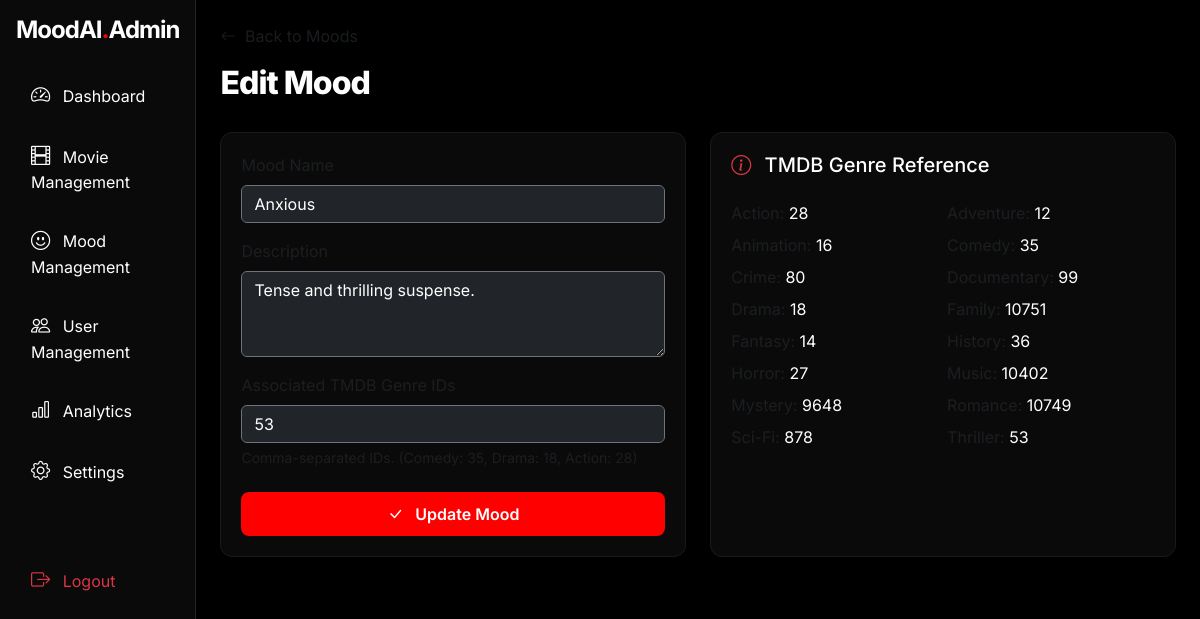
The app's page /admin/moods/add_edit.php?id=5 (signed in) with its own data.
### tables this page shows
CREATE TABLE IF NOT EXISTS `moods` (
  `id` int(11) NOT NULL AUTO_INCREMENT,
  `name` varchar(50) NOT NULL UNIQUE,
  `description` text DEFAULT NULL,
  `associated_genres` varchar(100) DEFAULT NULL,  
  `created_at` datetime DEFAULT CURRENT_TIMESTAMP,
  PRIMARY KEY (`id`)
);

### admin/moods/add_edit.php (the view, shortened to what this page needs)
<?php
require_once '../includes/admin_header.php';
$id = $_GET['id'] ?? null;
$mood = [
    'name' => '',
    'description' => '',
    'associated_genres' => ''
];
if ($id) {
    $stmt = $pdo->prepare("SELECT * FROM moods WHERE id = ?");
    $stmt->execute([$id]);
    $mood = $stmt->fetch();
}
?>
<div class="mb-4">
    <a href="index.php" class="text-muted text-decoration-none"><i class="bi bi-arrow-left me-1"></i> Back to Moods</a>
    <h2 class="section-title mt-3"><?php echo $id ? 'Edit Mood' : 'Add New Mood'; ?></h2>
</div>
<div class="row">
    <div class="col-lg-6">
        <div class="premium-card">
            <form method="POST">
                <div class="mb-3">
                    <label class="form-label text-muted">Mood Name</label>
                    <input type="text" name="name" class="form-control bg-dark text-white border-secondary"
                           value="<?php echo htmlspecialchars($mood['name']); ?>" required placeholder="e.g. Happy">
                </div>
                <div class="mb-3">
                    <label class="form-label text-muted">Description</label>
                    <textarea name="description" class="form-control bg-dark text-white border-secondary"
                              rows="3" placeholder="Describe the mood..."><?php echo htmlspecialchars($mood['description']); ?></textarea>
                </div>
                <div class="mb-3">
                    <label class="form-label text-muted">Associated TMDB Genre IDs</label>
                    <input type="text" name="associated_genres" class="form-control bg-dark text-white border-secondary"
                           value="<?php echo htmlspecialchars($mood['associated_genres']); ?>" placeholder="e.g. 35, 12">
                    <div class="form-text text-muted">Comma-separated IDs. (Comedy: 35, Drama: 18, Action: 28)</div>
                </div>
                <div class="d-grid mt-4">
                    <button type="submit" class="btn btn-premium">
                        <i class="bi bi-check-lg me-2"></i> <?php echo $id ? 'Update Mood' : 'Create Mood'; ?>
                    </button>
                </div>
            </form>
        </div>
    </div>
    <div class="col-lg-6">
        <div class="premium-card h-100">
            <h5 class="mb-4"><i class="bi bi-info-circle me-2 text-danger"></i> TMDB Genre Reference</h5>
            <div class="row g-2">
                <div class="col-6"><span class="text-muted">Action:</span> 28</div>
                <div class="col-6"><span class="text-muted">Adventure:</span> 12</div>
                <div class="col-6"><span class="text-muted">Animation:</span> 16</div>
                <div class="col-6"><span class="text-muted">Comedy:</span> 35</div>
                <div class="col-6"><span class="text-muted">Crime:</span> 80</div>
                <div class="col-6"><span class="text-muted">Documentary:</span> 99</div>
                <div class="col-6"><span class="text-muted">Drama:</span> 18</div>
                <div class="col-6"><span class="text-muted">Family:</span> 10751</div>
                <div class="col-6"><span class="text-muted">Fantasy:</span> 14</div>
                <div class="col-6"><span class="text-muted">History:</span> 36</div>
                <div class="col-6"><span class="text-muted">Horror:</span> 27</div>
                <div class="col-6"><span class="text-muted">Music:</span> 10402</div>
                <div class="col-6"><span class="text-muted">Mystery:</span> 9648</div>
                <div class="col-6"><span class="text-muted">Romance:</span> 10749</div>
                <div class="col-6"><span class="text-muted">Sci-Fi:</span> 878</div>
                <div class="col-6"><span class="text-muted">Thriller:</span> 53</div>
            </div>
        </div>
    </div>
</div>
<?php require_once '../includes/admin_footer.php'; ?>

### admin/assets/css/admin_style.css (style rules this page uses)
:root { --accent-red: #FF0000; --deep-red: #950101; --dark-bg: #000000; --card-bg: #0a0a0a; }
body { font-family: 'Inter', sans-serif; }
.premium-card { background: var(--card-bg); border: 1px solid #1a1a1a; border-radius: 12px; padding: 20px; transition: 0.3s; }
.section-title { font-weight: 800; letter-spacing: -1px; margin-bottom: 30px; }
.btn-premium { background: var(--accent-red); color: white; border: none; padding: 10px 20px; border-radius: 8px; font-weight: 600; transition: 0.3s; }

### records on screen
moods: name "Anxious", description "Tense and thrilling suspense.", associated_genres "53"
